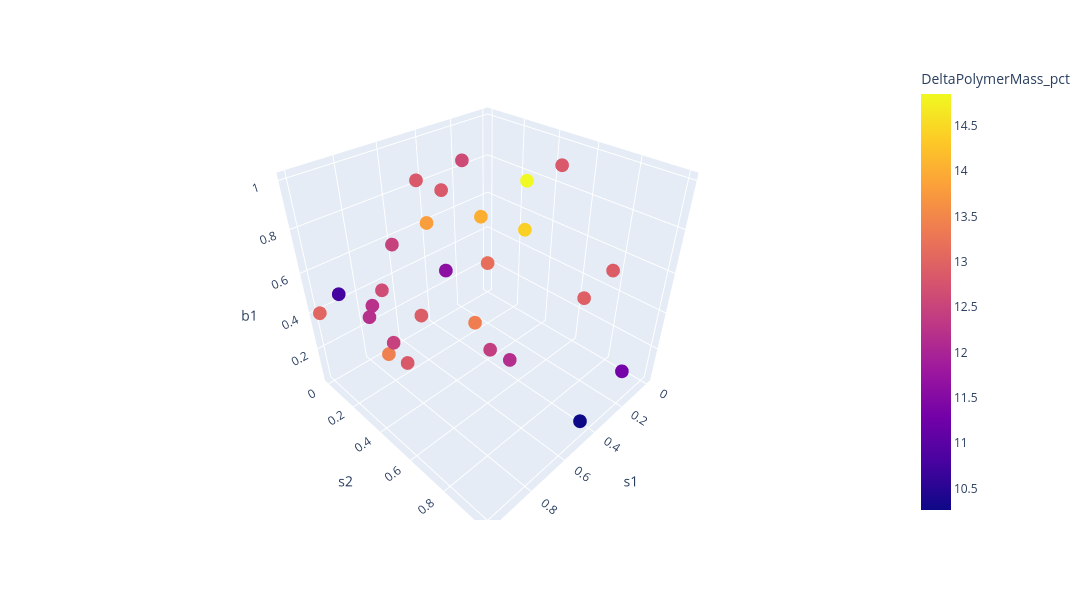

Here is the notebook cell this chart was saved with:
### Code cell
d = {"s1": X_test[:,0], "s2": X_test[:,1], "b1": X_test[:,2],"DeltaPolymerMass_pct": y_test}
test_df = pd.DataFrame(data=d)

fig = px.scatter_3d(test_df, x='s1', y='s2', z='b1', color='DeltaPolymerMass_pct',width=1300, height=600)
fig.show()

### Figure 1 — Plotly figure (JSON) as saved in the notebook; plotly's stock layout.template omitted (floating-point values rounded to 4 significant figures)
{"data": [{"hovertemplate": "s1=%{x}<br>s2=%{y}<br>b1=%{z}<br>DeltaPolymerMass_pct=%{marker.color}<extra></extra>", "legendgroup": "", "marker": {"color": [12.83, 14.85, 13.03, 12.42, 11.31, 13.8, 12.83, 12.89, 11.6, 12.16, 13.38, 10.76, 13.15, 12.95, 10.26, 12.83, 12.84, 12.9, 14.01, 12.22, 12.6, 12.63, 12.48, 12.46, 12.19, 13.41, 14.41], "coloraxis": "coloraxis", "symbol": "circle"}, "mode": "markers", "name": "", "scene": "scene", "showlegend": false, "type": "scatter3d", "x": [0.5457, 0.4, 1.0, 0.451, 0.2, 0.4, 0.8083, 0.4, 0.8, 0.3499, 0.4982, 1.0, 0.0, 0.3929, 0.4705, 0.2, 0.4952, 0.6198, 0.2885, 0.9455, 0.2456, 0.8238, 0.7379, 0.7686, 1.0, 0.7612, 0.4], "y": [0.2922, 0.6, 0.0, 0.4673, 1.0, 0.0, 0.3239, 1.0, 0.6, 0.4986, 0.4198, 0.2, 0.0, 0.8949, 0.9973, 0.6, 0.0712, 0.1956, 0.2463, 0.3387, 0.08498, 0.223, 0.2026, 0.1729, 0.4, 0.1081, 0.6], "z": [0.9099, 1.0, 0.4, 0.1451, 0.2, 0.6, 0.203, 0.8, 0.8, 0.03733, 0.3023, 0.6, 0.2, 0.6266, 0.1052, 1.0, 0.8646, 0.2858, 0.6824, 0.59, 0.8847, 0.5415, 0.7097, 0.201, 0.6, 0.08732, 0.8]}], "layout": {"coloraxis": {"colorbar": {"title": {"text": "DeltaPolymerMass_pct"}}, "colorscale": [[0, "#0d0887"], [0.1111, "#46039f"], [0.2222, "#7201a8"], [0.3333, "#9c179e"], [0.4444, "#bd3786"], [0.5556, "#d8576b"], [0.6667, "#ed7953"], [0.7778, "#fb9f3a"], [0.8889, "#fdca26"], [1, "#f0f921"]]}, "height": 600, "legend": {"tracegroupgap": 0}, "margin": {"t": 60}, "scene": {"domain": {"x": [0, 1], "y": [0, 1]}, "xaxis": {"title": {"text": "s1"}}, "yaxis": {"title": {"text": "s2"}}, "zaxis": {"title": {"text": "b1"}}}, "width": 1300}}
